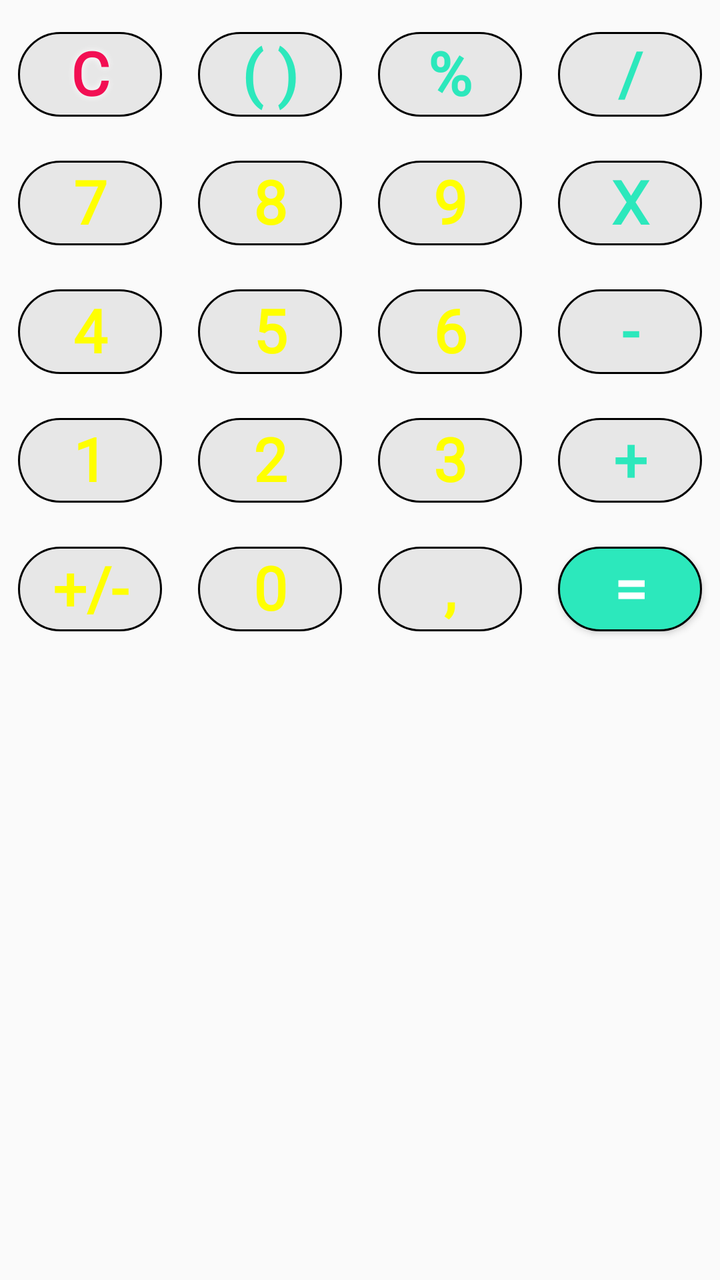
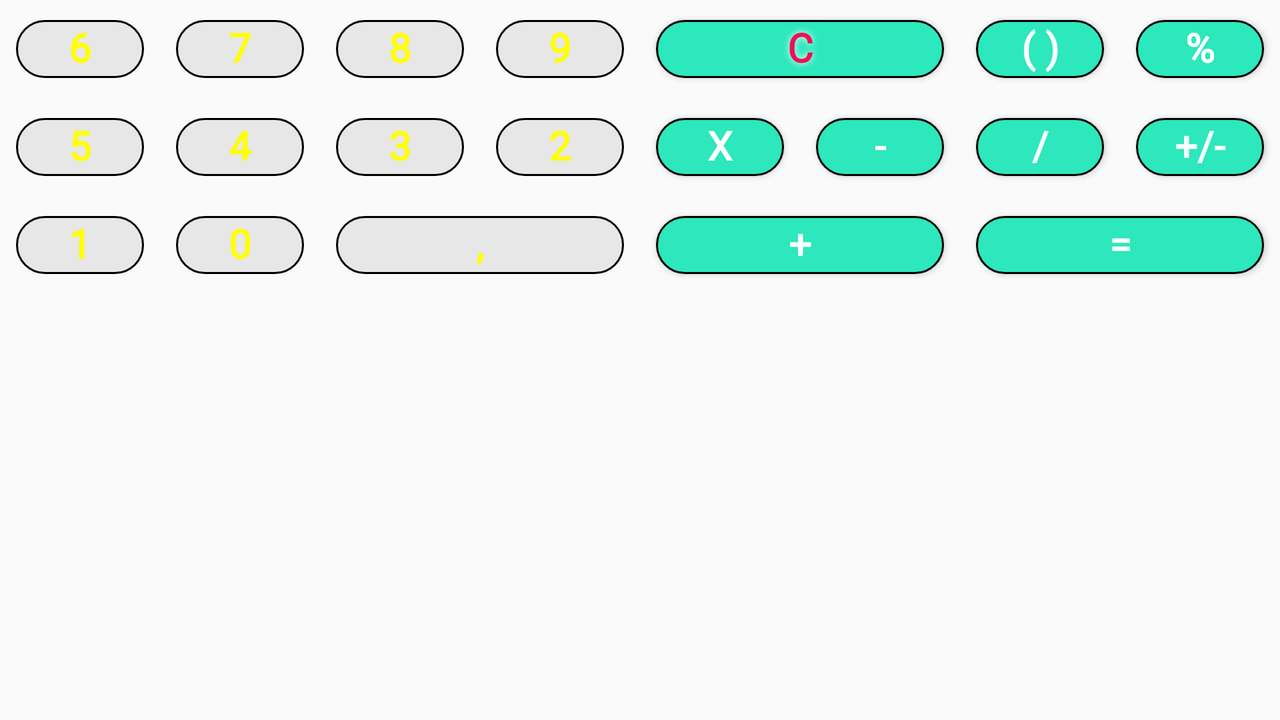

An Android layout and its configuration variant, each rendered on a device that would load it. The default file and the variant file are quoted in full after the pictures.
<!-- AndroidManifest.xml: application theme Theme.Calculator_2 -->
<!-- res/layout/activity_keyboard.xml -->
<?xml version="1.0" encoding="utf-8"?>
<LinearLayout xmlns:android="http://schemas.android.com/apk/res/android"
    xmlns:tools="http://schemas.android.com/tools"
    android:layout_width="match_parent"
    android:layout_height="match_parent"
    android:layout_marginTop="5dp"
    android:background="@color/like_black_98"
    android:orientation="vertical"
    android:paddingBottom="5dp">

    <GridLayout
        android:layout_width="match_parent"
        android:layout_height="match_parent"
        android:layout_marginTop="0dp"
        android:columnCount="4"
        android:rowCount="5"
        tools:ignore="UselessParent">

        <Button
            android:id="@+id/cancel"
            style="@style/Keyboard_buttons_cancel"
            android:layout_width="0dp"
            android:layout_height="wrap_content"
            android:layout_columnWeight="1"
            android:text="@string/cancel" />

        <Button
            android:id="@+id/braсkets"
            style="@style/Keyboard_buttons_options"
            android:layout_width="0dp"
            android:layout_height="wrap_content"
            android:layout_columnWeight="1"
            android:text="@string/braсkets"

            />

        <Button
            android:id="@+id/percent"
            style="@style/Keyboard_buttons_options"
            android:layout_width="0dp"
            android:layout_height="wrap_content"
            android:layout_columnWeight="1"
            android:text="@string/percent"

            />

        <Button
            android:id="@+id/division"
            style="@style/Keyboard_buttons_options"
            android:layout_width="0dp"
            android:layout_height="wrap_content"
            android:layout_columnWeight="1"
            android:text="@string/division"

            />

        <Button
            android:id="@+id/key_7"
            style="@style/Keyboard_buttons_numb"
            android:layout_width="0dp"
            android:layout_height="wrap_content"
            android:layout_columnWeight="1"
            android:text="@string/key_7"

            />

        <Button
            android:id="@+id/key_8"
            style="@style/Keyboard_buttons_numb"
            android:layout_width="0dp"
            android:layout_height="wrap_content"
            android:layout_columnWeight="1"
            android:text="@string/key_8"

            />

        <Button
            android:id="@+id/key_9"
            style="@style/Keyboard_buttons_numb"
            android:layout_width="0dp"
            android:layout_height="wrap_content"
            android:layout_columnWeight="1"
            android:text="@string/key_9"

            />

        <Button
            android:id="@+id/multiplication"
            style="@style/Keyboard_buttons_options"
            android:layout_width="0dp"
            android:layout_height="wrap_content"
            android:layout_columnWeight="1"
            android:text="@string/multiplication"

            />

        <Button
            android:id="@+id/key_4"
            style="@style/Keyboard_buttons_numb"
            android:layout_width="0dp"
            android:layout_height="wrap_content"
            android:layout_columnWeight="1"
            android:text="@string/key_4"

            />

        <Button
            android:id="@+id/key_5"
            style="@style/Keyboard_buttons_numb"
            android:layout_width="0dp"
            android:layout_height="wrap_content"
            android:layout_columnWeight="1"
            android:text="@string/key_5"

            />

        <Button
            android:id="@+id/key_6"
            style="@style/Keyboard_buttons_numb"
            android:layout_width="0dp"
            android:layout_height="wrap_content"
            android:layout_columnWeight="1"
            android:text="@string/key_6"

            />

        <Button
            android:id="@+id/key_minus"
            style="@style/Keyboard_buttons_options"
            android:layout_width="0dp"
            android:layout_height="wrap_content"
            android:layout_columnWeight="1"
            android:text="@string/key_minus"

            />

        <Button
            android:id="@+id/key_1"
            style="@style/Keyboard_buttons_numb"
            android:layout_width="0dp"
            android:layout_height="wrap_content"
            android:layout_columnWeight="1"
            android:text="@string/key_1"

            />

        <Button
            android:id="@+id/key_2"
            style="@style/Keyboard_buttons_numb"
            android:layout_width="0dp"
            android:layout_height="wrap_content"
            android:layout_columnWeight="1"
            android:text="@string/key_2"

            />

        <Button
            android:id="@+id/key_3"
            style="@style/Keyboard_buttons_numb"
            android:layout_width="0dp"
            android:layout_height="wrap_content"
            android:layout_columnWeight="1"
            android:text="@string/key_3"

            />

        <Button
            android:id="@+id/key_plus"
            style="@style/Keyboard_buttons_options"
            android:layout_width="0dp"
            android:layout_height="wrap_content"
            android:layout_columnWeight="1"
            android:text="@string/key_plus"

            />

        <Button
            android:id="@+id/key_plus2"
            style="@style/Keyboard_buttons_numb"
            android:layout_width="0dp"
            android:layout_height="wrap_content"
            android:layout_columnWeight="1"
            android:text="@string/key_plus2"

            />

        <Button
            android:id="@+id/key_0"
            style="@style/Keyboard_buttons_numb"
            android:layout_width="0dp"
            android:layout_height="wrap_content"
            android:layout_columnWeight="1"
            android:text="@string/key_0"

            />

        <Button
            android:id="@+id/key_comma"
            style="@style/Keyboard_buttons_numb"
            android:layout_width="0dp"
            android:layout_height="wrap_content"
            android:layout_columnWeight="1"
            android:text="@string/key_comma"

            />

        <Button
            android:id="@+id/btn_result"
            style="@style/Keyboard_buttons_result"
            android:layout_width="0dp"
            android:layout_height="wrap_content"
            android:layout_columnWeight="1"
            android:text="@string/key_result" />

    </GridLayout>
</LinearLayout>
<!-- resources referenced by this layout -->
<resources>
  <color name="like_black_98">#9904050d</color>
  <string name="cancel">C</string>
  <string name="division">/</string>
  <string name="key_0">0</string>
  <string name="key_1">1</string>
  <string name="key_2">2</string>
  <string name="key_3">3</string>
  <string name="key_4">4</string>
  <string name="key_5">5</string>
  <string name="key_6">6</string>
  <string name="key_7">7</string>
  <string name="key_8">8</string>
  <string name="key_9">9</string>
  <string name="key_comma">,</string>
  <string name="key_minus">-</string>
  <string name="key_plus">+</string>
  <string name="key_plus2"> +/- </string>
  <string name="key_result"> = </string>
  <string name="multiplication">x</string>
  <string name="percent">%</string>
  <!-- from res/values-port/ -->
  <style name="Keyboard_buttons_cancel">
          <item name="android:textSize">30sp</item>
          <item name="android:textColor">@color/cancel</item>
          <item name="android:shadowColor">@color/white</item>
          <item name="android:shadowDx">0</item>
          <item name="android:shadowDy">0</item>
          <item name="android:shadowRadius">8</item>
          <item name="android:layout_margin">1dp</item>
          <item name="android:background">@drawable/radius_botton</item>
          <item name="android:textStyle">bold</item>
          <item name="fontFamily">@font/hey_you</item>
      </style>
  <!-- from res/values-port/ -->
  <style name="Keyboard_buttons_numb">
          <item name="android:textSize">30sp</item>
          <item name="android:textColor">#FFFF00</item>
          <item name="android:shadowColor">@color/bgr_color_act_main</item>
          <item name="android:shadowDx">0</item>
          <item name="android:shadowDy">0</item>
          <item name="android:shadowRadius">8</item>
          <item name="android:layout_margin">1dp</item>
          <item name="android:background">@drawable/radius_botton</item>
          <item name="android:textStyle">bold</item>
          <item name="fontFamily">@font/hey_you</item>
      </style>
  <!-- from res/values-port/ -->
  <style name="Keyboard_buttons_options">
          <item name="android:textSize">30sp</item>
          <item name="android:layout_margin">1dp</item>
          <item name="android:textColor">@color/options</item>
          <item name="android:shadowColor">@color/bgr_color_act_main</item>
          <item name="android:shadowDx">0</item>
          <item name="android:shadowDy">0</item>
          <item name="android:shadowRadius">8</item>
          <item name="android:background">@drawable/radius_botton</item>
          <item name="android:textStyle">bold</item>
          <item name="fontFamily">@font/hey_you</item>
      </style>
  <!-- from res/values-port/ -->
  <style name="Keyboard_buttons_result">
          <item name="android:textSize">30sp</item>
          <item name="android:textColor">@color/white</item>
          <item name="android:shadowColor">@color/bgr_color_act_main</item>
          <item name="android:shadowDx">0</item>
          <item name="android:shadowDy">0</item>
          <item name="android:shadowRadius">8</item>
          <item name="android:layout_margin">1dp</item>
          <item name="android:background">@drawable/result_botton</item>
          <item name="android:textStyle">bold</item>
          <item name="fontFamily">@font/hey_you</item>
      </style>
  <style name="Theme.Calculator_2" parent="Theme.AppCompat.Light.DarkActionBar">
  
          
          <item name="colorPrimary">@color/purple_200</item>
          <item name="colorPrimaryDark">@color/purple_700</item>
          <item name="colorAccent">@color/teal_200</item>
          
      </style>
  <color name="cancel">#f20f53</color>
  <color name="white">#FFFFFFFF</color>
  <color name="bgr_color_act_main">#04050d</color>
  <color name="options">#2ce8bc</color>
  <color name="purple_200">#FFBB86FC</color>
  <color name="purple_700">#FF3700B3</color>
  <color name="teal_200">#FF03DAC5</color>
</resources>
<!-- res/layout-land/activity_keyboard.xml (the repository's variant of the layout above) -->
<!-- drawn on the phone turned sideways -->
<?xml version="1.0" encoding="utf-8"?>
<GridLayout xmlns:android="http://schemas.android.com/apk/res/android"
    android:layout_width="match_parent"
    android:layout_height="match_parent"
    android:layout_alignParentEnd="true"
    android:background="@color/like_black_98"
    android:columnCount="8"
    android:orientation="horizontal"
    android:rowCount="3">


    <Button
        android:id="@+id/key_6"
        style="@style/Keyboard_buttons_numb_land"
        android:layout_width="0dp"
        android:layout_height="wrap_content"
        android:layout_columnWeight="1"
        android:orientation="horizontal"
        android:text="@string/key_6" />

    <Button
        android:id="@+id/key_7"
        style="@style/Keyboard_buttons_numb_land"
        android:layout_width="0dp"
        android:layout_height="wrap_content"
        android:layout_columnWeight="1"
        android:text="@string/key_7" />

    <Button
        android:id="@+id/key_8"
        style="@style/Keyboard_buttons_numb_land"
        android:layout_width="0dp"
        android:layout_height="wrap_content"
        android:layout_columnWeight="1"
        android:text="@string/key_8" />

    <Button
        android:id="@+id/key_9"
        style="@style/Keyboard_buttons_numb_land"
        android:layout_width="0dp"
        android:layout_height="wrap_content"
        android:layout_columnWeight="1"
        android:text="@string/key_9" />

    <Button
        android:id="@+id/cancel"
        style="@style/Keyboard_buttons_cancel_land"
        android:layout_width="0dp"
        android:layout_height="wrap_content"
        android:layout_columnSpan="2"
        android:layout_columnWeight="2"
        android:text="@string/cancel" />

    <Button
        android:id="@+id/braсkets"
        style="@style/Keyboard_buttons_result_land"
        android:layout_width="0dp"
        android:layout_height="wrap_content"
        android:layout_columnWeight="1"
        android:text="@string/braсkets" />

    <Button
        android:id="@+id/percent"
        style="@style/Keyboard_buttons_result_land"
        android:layout_width="0dp"
        android:layout_height="wrap_content"
        android:layout_columnWeight="1"
        android:text="@string/percent" />

    <Button
        android:id="@+id/key_5"
        style="@style/Keyboard_buttons_numb_land"
        android:layout_width="0dp"
        android:layout_height="wrap_content"
        android:layout_columnWeight="1"
        android:text="@string/key_5" />

    <Button
        android:id="@+id/key_4"
        style="@style/Keyboard_buttons_numb_land"
        android:layout_width="0dp"
        android:layout_height="wrap_content"
        android:layout_columnWeight="1"
        android:text="@string/key_4" />

    <Button
        android:id="@+id/key_3"
        style="@style/Keyboard_buttons_numb_land"
        android:layout_width="0dp"
        android:layout_height="wrap_content"
        android:layout_columnWeight="1"
        android:text="@string/key_3" />

    <Button
        android:id="@+id/key_2"
        style="@style/Keyboard_buttons_numb_land"
        android:layout_width="0dp"
        android:layout_height="wrap_content"
        android:layout_columnWeight="1"
        android:text="@string/key_2" />


    <Button
        android:id="@+id/multiplication"
        style="@style/Keyboard_buttons_result_land"
        android:layout_width="0dp"
        android:layout_height="wrap_content"
        android:layout_columnWeight="1"
        android:text="@string/multiplication" />

    <Button
        android:id="@+id/key_minus"
        style="@style/Keyboard_buttons_result_land"
        android:layout_width="0dp"
        android:layout_height="wrap_content"
        android:layout_columnWeight="1"
        android:text="@string/key_minus" />

    <Button
        android:id="@+id/division"
        style="@style/Keyboard_buttons_result_land"
        android:layout_width="0dp"
        android:layout_height="wrap_content"
        android:layout_columnWeight="1"
        android:text="@string/division" />


    <Button
        android:id="@+id/key_plus2"
        style="@style/Keyboard_buttons_result_land"
        android:layout_width="0dp"
        android:layout_height="wrap_content"
        android:layout_columnWeight="1"
        android:text="@string/key_plus2" />

    <Button
        android:id="@+id/key_1"
        style="@style/Keyboard_buttons_numb_land"
        android:layout_width="0dp"
        android:layout_height="wrap_content"
        android:layout_columnWeight="1"
        android:text="@string/key_1" />

    <Button
        android:id="@+id/key_0"
        style="@style/Keyboard_buttons_numb_land"
        android:layout_width="0dp"
        android:layout_height="wrap_content"
        android:layout_columnWeight="1"
        android:text="@string/key_0" />

    <Button
        android:id="@+id/key_comma"
        style="@style/Keyboard_buttons_numb_land"
        android:layout_width="0dp"
        android:layout_height="wrap_content"
        android:layout_columnSpan="2"
        android:layout_columnWeight="2"
        android:text="@string/key_comma" />

    <Button
        android:id="@+id/key_plus"
        style="@style/Keyboard_buttons_result_land"
        android:layout_width="0dp"
        android:layout_height="wrap_content"
        android:layout_columnSpan="2"
        android:layout_columnWeight="2"
        android:text="@string/key_plus" />

    <Button
        android:id="@+id/btn_result"
        style="@style/Keyboard_buttons_result_land"
        android:layout_width="0dp"
        android:layout_height="wrap_content"
        android:layout_columnSpan="2"
        android:layout_columnWeight="2"
        android:text="@string/key_result" />

</GridLayout>
<!-- resources referenced by the variant -->
<!-- as the phone turned sideways resolves them -->
<resources>
  <color name="like_black_98">#9904050d</color>
  <string name="cancel">C</string>
  <string name="division">/</string>
  <string name="key_0">0</string>
  <string name="key_1">1</string>
  <string name="key_2">2</string>
  <string name="key_3">3</string>
  <string name="key_4">4</string>
  <string name="key_5">5</string>
  <string name="key_6">6</string>
  <string name="key_7">7</string>
  <string name="key_8">8</string>
  <string name="key_9">9</string>
  <string name="key_comma">,</string>
  <string name="key_minus">-</string>
  <string name="key_plus">+</string>
  <string name="key_plus2"> +/- </string>
  <string name="key_result"> = </string>
  <string name="multiplication">x</string>
  <string name="percent">%</string>
  <!-- from res/values-land/ -->
  <style name="Keyboard_buttons_cancel_land">
          <item name="android:textSize">20sp</item>
          <item name="android:textColor">@color/cancel</item>
          <item name="android:shadowColor">@color/white</item>
          <item name="android:shadowDx">0</item>
          <item name="android:shadowDy">0</item>
          <item name="android:shadowRadius">8</item>
          <item name="android:layout_margin">0dp</item>
          <item name="android:background">@drawable/result_botton</item>
          <item name="android:textStyle">bold</item>
          <item name="fontFamily">@font/hey_you</item>
      </style>
  <!-- from res/values-land/ -->
  <style name="Keyboard_buttons_numb_land">
          <item name="android:textSize">20sp</item>
          <item name="android:textColor">#FFFF00</item>
          <item name="android:shadowColor">@color/bgr_color_act_main</item>
          <item name="android:shadowDx">0</item>
          <item name="android:shadowDy">0</item>
          <item name="android:shadowRadius">8</item>
          <item name="android:layout_margin">0dp</item>
          <item name="android:background">@drawable/radius_botton</item>
          <item name="android:textStyle">bold</item>
          <item name="fontFamily">@font/hey_you</item>
      </style>
  <!-- from res/values-land/ -->
  <style name="Keyboard_buttons_result_land">
          <item name="android:textSize">20sp</item>
          <item name="android:textColor">@color/white</item>
          <item name="android:shadowColor">@color/bgr_color_act_main</item>
          <item name="android:shadowDx">0</item>
          <item name="android:shadowDy">0</item>
          <item name="android:shadowRadius">8</item>
          <item name="android:layout_margin">0dp</item>
          <item name="android:background">@drawable/result_botton</item>
          <item name="android:textStyle">bold</item>
          <item name="fontFamily">@font/hey_you</item>
      </style>
  <style name="Theme.Calculator_2" parent="Theme.AppCompat.Light.DarkActionBar">
  
          
          <item name="colorPrimary">@color/purple_200</item>
          <item name="colorPrimaryDark">@color/purple_700</item>
          <item name="colorAccent">@color/teal_200</item>
          
      </style>
  <color name="cancel">#f20f53</color>
  <color name="white">#FFFFFFFF</color>
  <color name="bgr_color_act_main">#04050d</color>
  <!-- drawable radius_botton (drawable) -->
  <inset xmlns:android="http://schemas.android.com/apk/res/android"
      android:insetLeft="8dp"
      android:insetTop="10dp"
      android:insetRight="8dp"
      android:insetBottom="10dp">
      <ripple android:color="@color/white">
          <item>
              <shape android:shape="rectangle">
                  <stroke
                      android:width="1dp"
                      android:color="@color/bgr_color_act_main" />
                  <corners android:radius="39dp" />
                  <solid android:color="#50BBBBBB" />
                  <padding android:bottom="2dp" />
              </shape>
          </item>
      </ripple>
  </inset>
  <color name="purple_200">#FFBB86FC</color>
  <color name="purple_700">#FF3700B3</color>
  <color name="teal_200">#FF03DAC5</color>
  <color name="options">#2ce8bc</color>
</resources>
